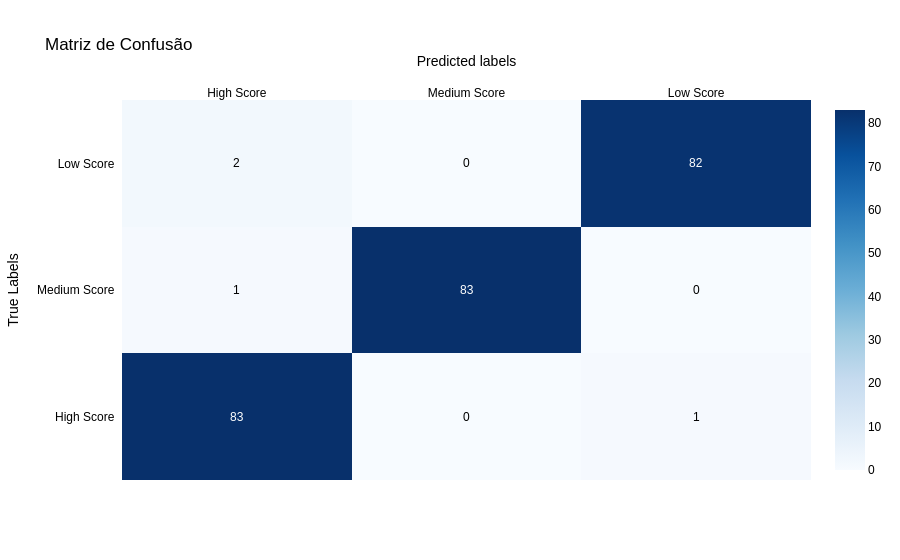

The notebook cell saved with this chart:
### Code cell
# Matriz de confusão

conf_matrix = confusion_matrix(Y_train, y_pred_train)

# Definindo os nomes de classes
class_names = ['High Score', 'Medium Score', 'Low Score']

# Plotando a matriz de confusão com Ploty
fig = ff.create_annotated_heatmap(
    z=conf_matrix,
	x=class_names,
	y=class_names,
	colorscale='Blues',
	showscale=True
)
fig.update_layout(
	title='Matriz de Confusão',
	xaxis_title='Predicted labels',
	yaxis_title='True Labels',
	font=dict(
		family='Arial',
		size=12,
		color='black'
	)
)

### Figure 1 — Plotly figure (JSON) as saved in the notebook; plotly's stock layout.template omitted (floating-point values rounded to 4 significant figures)
{"data": [{"colorscale": [[0, "rgb(247,251,255)"], [0.125, "rgb(222,235,247)"], [0.25, "rgb(198,219,239)"], [0.375, "rgb(158,202,225)"], [0.5, "rgb(107,174,214)"], [0.625, "rgb(66,146,198)"], [0.75, "rgb(33,113,181)"], [0.875, "rgb(8,81,156)"], [1, "rgb(8,48,107)"]], "reversescale": false, "showscale": true, "type": "heatmap", "x": ["High Score", "Medium Score", "Low Score"], "y": ["High Score", "Medium Score", "Low Score"], "z": [[83, 0, 1], [1, 83, 0], [2, 0, 82]]}], "layout": {"annotations": [{"font": {"color": "#FFFFFF"}, "showarrow": false, "text": "83", "x": "High Score", "xref": "x", "y": "High Score", "yref": "y"}, {"font": {"color": "#000000"}, "showarrow": false, "text": "0", "x": "Medium Score", "xref": "x", "y": "High Score", "yref": "y"}, {"font": {"color": "#000000"}, "showarrow": false, "text": "1", "x": "Low Score", "xref": "x", "y": "High Score", "yref": "y"}, {"font": {"color": "#000000"}, "showarrow": false, "text": "1", "x": "High Score", "xref": "x", "y": "Medium Score", "yref": "y"}, {"font": {"color": "#FFFFFF"}, "showarrow": false, "text": "83", "x": "Medium Score", "xref": "x", "y": "Medium Score", "yref": "y"}, {"font": {"color": "#000000"}, "showarrow": false, "text": "0", "x": "Low Score", "xref": "x", "y": "Medium Score", "yref": "y"}, {"font": {"color": "#000000"}, "showarrow": false, "text": "2", "x": "High Score", "xref": "x", "y": "Low Score", "yref": "y"}, {"font": {"color": "#000000"}, "showarrow": false, "text": "0", "x": "Medium Score", "xref": "x", "y": "Low Score", "yref": "y"}, {"font": {"color": "#FFFFFF"}, "showarrow": false, "text": "82", "x": "Low Score", "xref": "x", "y": "Low Score", "yref": "y"}], "autosize": true, "font": {"color": "black", "family": "Arial", "size": 12}, "title": {"text": "Matriz de Confusão"}, "xaxis": {"autorange": true, "dtick": 1, "gridcolor": "rgb(0, 0, 0)", "range": [-0.5, 2.5], "side": "top", "ticks": "", "title": {"text": "Predicted labels"}, "type": "category"}, "yaxis": {"autorange": true, "dtick": 1, "range": [-0.5, 2.5], "ticks": "", "ticksuffix": "  ", "title": {"text": "True Labels"}, "type": "category"}}}
